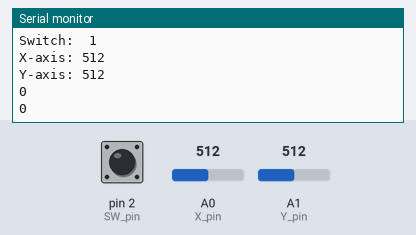
This sketch was run on a simulated Arduino Uno, built with avr-gcc and run on an emulated ATmega328P. On the bench: the last lines printed to the serial monitor. The inputs (shaded band) are chosen by the test bench; at power-on: A0 (X_pin) = 512, pin 2 (SW_pin) HIGH, A1 (Y_pin) = 512.

Above: at 1.2 s.
1.3 s: A0 (X_pin) set to 0
At 1.53 s:
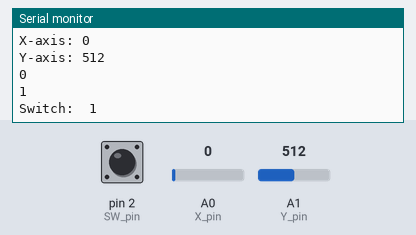
4.3 s: pin 2 (SW_pin) pulled LOW for 0.15 s
5.9 s: A0 (X_pin) set to 1023
At 6.7 s:
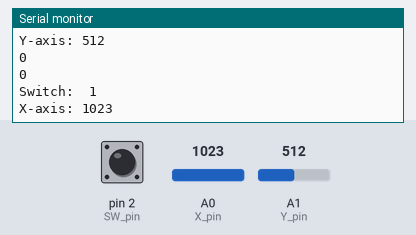
8.9 s: A1 (Y_pin) set to 560
At 9.13 s:
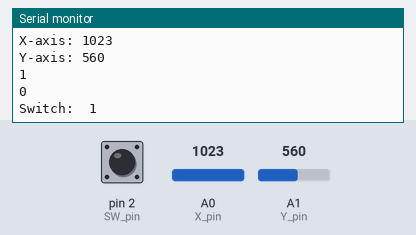
10.4 s: pin 2 (SW_pin) pulled LOW for 1 s
At 10.76 s:
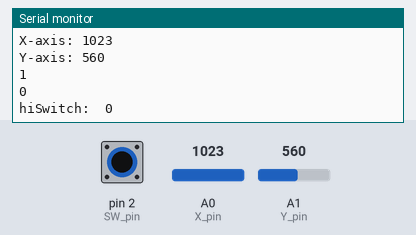
12.9 s: A0 (X_pin) set to 900
Timing chart, 0 to 15.9 s (numbered marks = the images above; inputs shaded):
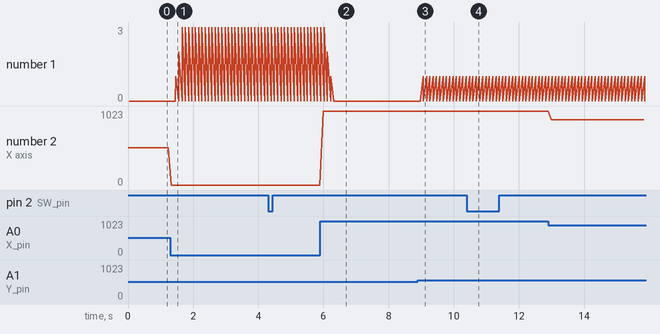

The sketch:

Analog_Joystick.ino
```cpp
//www.elegoo.com
//2016.12.09

// Arduino pin numbers
const int SW_pin = 2; // digital pin connected to switch output
const int X_pin = 0; // analog pin connected to X output
const int Y_pin = 1; // analog pin connected to Y output
const int numLeds = 10;
int ledPins[2][4] = {
  {11, 10, 8, 5},
  {12, 9, 7, 6}
};
int row = 0;
int col = 0;
int NUM_ROWS = 1;
int NUM_COLS = 3;

void setup() {
  pinMode(SW_pin, INPUT);
  digitalWrite(SW_pin, HIGH);
  Serial.begin(9600);

  for (int i = 0; i < numLeds; i++) {
    pinMode(ledPins[i], OUTPUT);
  }
}

void loop() {
  Serial.print("Switch:  ");
  Serial.print(digitalRead(SW_pin));
  Serial.print("\n");
  Serial.print("X-axis: ");
  Serial.print(analogRead(X_pin));
  Serial.print("\n");
  Serial.print("Y-axis: ");
  Serial.println(analogRead(Y_pin));
  Serial.print("\n\n");
  Serial.print(row);
  Serial.print("\n\n");
  Serial.print(col);
  Serial.print("\n\n");

  if (analogRead(X_pin) < 450) { // right
    digitalWrite(ledPins[row][col], LOW);
    col = min(col + 1, NUM_COLS);
    digitalWrite(ledPins[row][col], HIGH);
  } else if (analogRead(X_pin) > 550) { //left
    digitalWrite(ledPins[row][col], LOW);
    if (col != 0) {
      col = col - 1;
    }
    digitalWrite(ledPins[row][col], HIGH);
  }

  if (analogRead(Y_pin) < 450) { // up
    digitalWrite(ledPins[row][col], LOW);
    if (row != 0) {
      row = row - 1;
    }
    digitalWrite(ledPins[row][col], HIGH);
  } else if (analogRead(Y_pin) > 550) { //down
    digitalWrite(ledPins[row][col], LOW);
    if (row != 1) {
      row = row + 1;
    }
    digitalWrite(ledPins[row][col], HIGH);
  }

  if (digitalRead(SW_pin) == 0) {
    Serial.print("hi");
    for (int i = 0; i < numLeds; i++) {
       digitalWrite(ledPins[i], HIGH);
    }
  }

  delay(100);
}
```

Measured:
- after the input at 1.3 s, the serial monitor: prints a new line at once (image 1)
- after the input at 5.9 s, the serial monitor: prints a new line after 0.09 s (image 2)
- after the input at 8.9 s, the serial monitor: prints a new line after 0.05 s (image 3)
- after the input at 10.4 s, the serial monitor: prints a new line at once (image 4)
- plotted number 1: 0 → 3 after the input at 1.3 s
- plotted number 2: 0 → 1023 after the input at 5.9 s, 1023 → 900 after the input at 12.9 s
